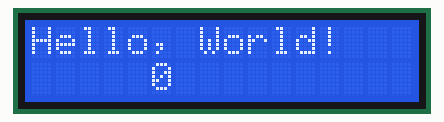
Recording of a sketch running on a simulated Arduino Uno, built with avr-gcc and run on an emulated ATmega328P. Shown: 16×2 character LCD.

Above: at 0.1 s.
At 4.1 s:
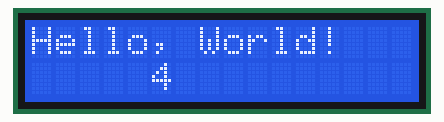
At 9.1 s:
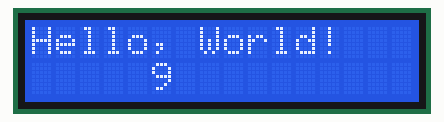
At 19.1 s:
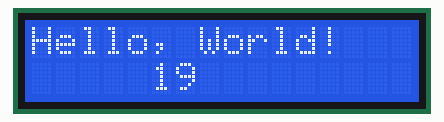
At 29.1 s:
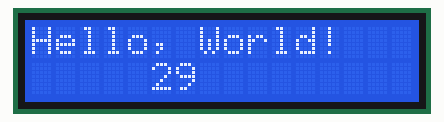
At 39.1 s:
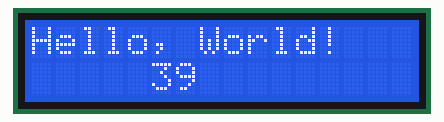

Measured:
- what the display in image 1 shows lasts 1.0 s, from 4.0 s to 5.0 s

The sketch:

lcdhw.ino
```cpp
#include <LiquidCrystal.h>


LiquidCrystal lcd(7, 8, 9, 10, 11, 12);  //initializes the library with these pins

void setup() {

	lcd.begin(16, 2);   //set up the number of LCD columns and rows

	lcd.print("Hello, World!");  //prints hello world to the LCD
}

void loop() {
	lcd.setCursor(5, 1);  //sets the cursor to column 5 line 1
	                      // line 1 is second row (counting begings with zero)

	lcd.print(millis() / 1000); //print number of seconds since reset
}
```
